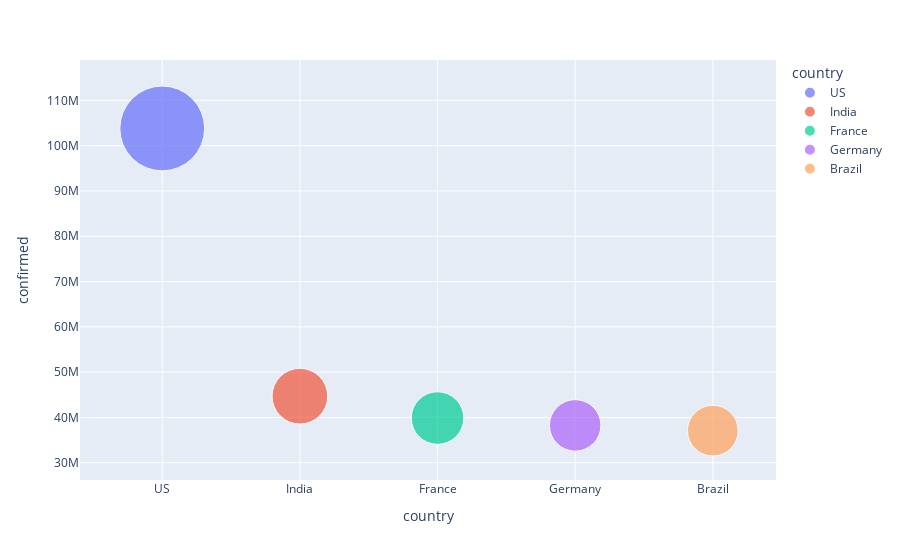

Notebook code cell kept with this figure:
### Code cell
fig = px.scatter(sorted_country_df.head(10), x="country", y="confirmed", size="confirmed", color="country",
               hover_name="country", size_max=60)
fig.show()

### Figure 1 — Plotly figure (JSON) as saved in the notebook; plotly's stock layout.template omitted (floating-point values rounded to 4 significant figures)
{"data": [{"hovertemplate": "<b>%{hovertext}</b><br><br>country=%{x}<br>confirmed=%{marker.size}<extra></extra>", "hovertext": ["US"], "legendgroup": "US", "marker": {"color": "#636efa", "size": [103804263], "sizemode": "area", "sizeref": 28830.0, "symbol": "circle"}, "mode": "markers", "name": "US", "orientation": "v", "showlegend": true, "type": "scatter", "x": ["US"], "xaxis": "x", "y": [103804263], "yaxis": "y"}, {"hovertemplate": "<b>%{hovertext}</b><br><br>country=%{x}<br>confirmed=%{marker.size}<extra></extra>", "hovertext": ["India"], "legendgroup": "India", "marker": {"color": "#EF553B", "size": [44690738], "sizemode": "area", "sizeref": 28830.0, "symbol": "circle"}, "mode": "markers", "name": "India", "orientation": "v", "showlegend": true, "type": "scatter", "x": ["India"], "xaxis": "x", "y": [44690738], "yaxis": "y"}, {"hovertemplate": "<b>%{hovertext}</b><br><br>country=%{x}<br>confirmed=%{marker.size}<extra></extra>", "hovertext": ["France"], "legendgroup": "France", "marker": {"color": "#00cc96", "size": [39866718], "sizemode": "area", "sizeref": 28830.0, "symbol": "circle"}, "mode": "markers", "name": "France", "orientation": "v", "showlegend": true, "type": "scatter", "x": ["France"], "xaxis": "x", "y": [39866718], "yaxis": "y"}, {"hovertemplate": "<b>%{hovertext}</b><br><br>country=%{x}<br>confirmed=%{marker.size}<extra></extra>", "hovertext": ["Germany"], "legendgroup": "Germany", "marker": {"color": "#ab63fa", "size": [38249060], "sizemode": "area", "sizeref": 28830.0, "symbol": "circle"}, "mode": "markers", "name": "Germany", "orientation": "v", "showlegend": true, "type": "scatter", "x": ["Germany"], "xaxis": "x", "y": [38249060], "yaxis": "y"}, {"hovertemplate": "<b>%{hovertext}</b><br><br>country=%{x}<br>confirmed=%{marker.size}<extra></extra>", "hovertext": ["Brazil"], "legendgroup": "Brazil", "marker": {"color": "#FFA15A", "size": [37085675], "sizemode": "area", "sizeref": 28830.0, "symbol": "circle"}, "mode": "markers", "name": "Brazil", "orientation": "v", "showlegend": true, "type": "scatter", "x": ["Brazil"], "xaxis": "x", "y": [37085675], "yaxis": "y"}], "layout": {"legend": {"itemsizing": "constant", "title": {"text": "country"}, "tracegroupgap": 0}, "margin": {"t": 60}, "xaxis": {"anchor": "y", "categoryarray": ["US", "India", "France", "Germany", "Brazil"], "categoryorder": "array", "domain": [0, 1], "title": {"text": "country"}}, "yaxis": {"anchor": "x", "domain": [0, 1], "title": {"text": "confirmed"}}}}
